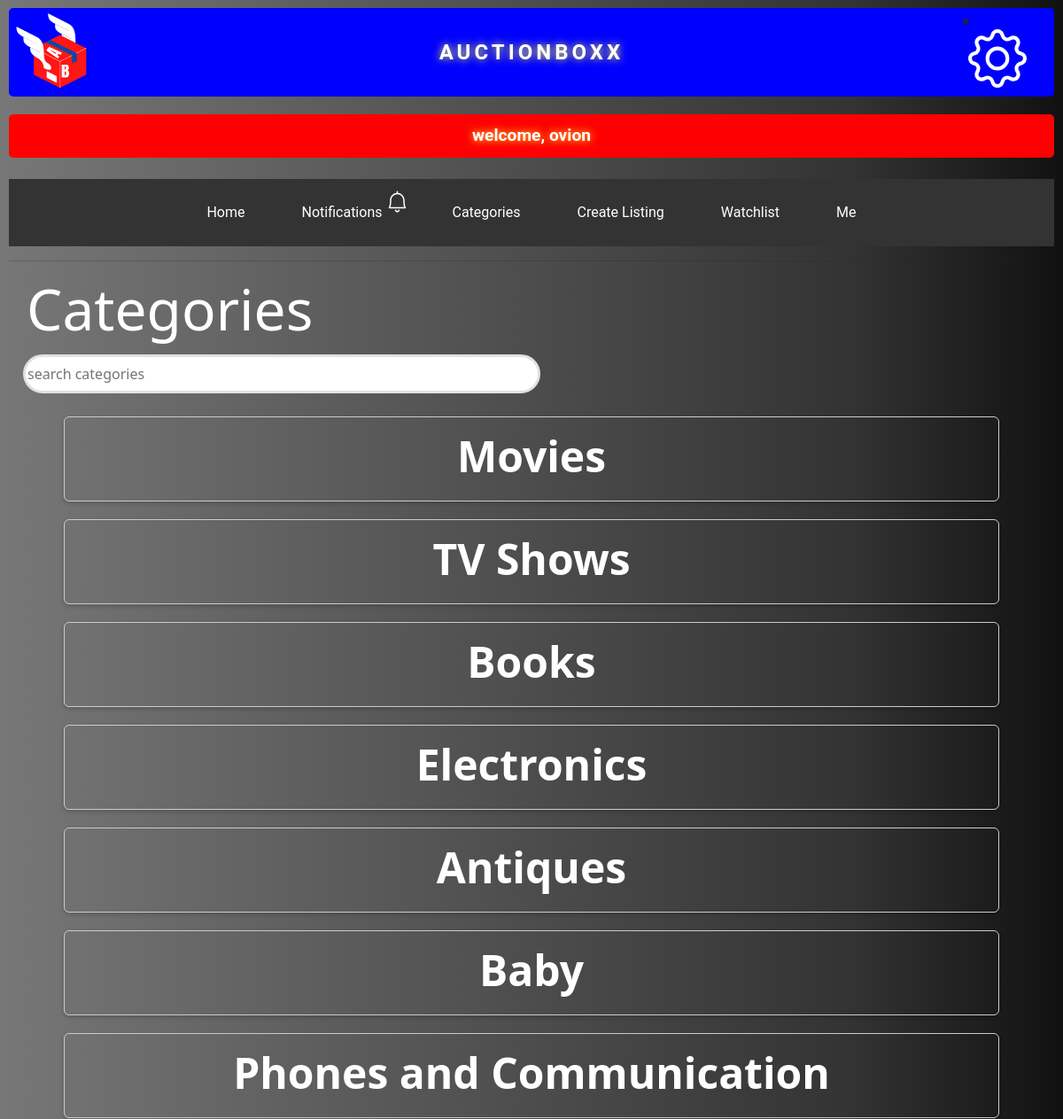
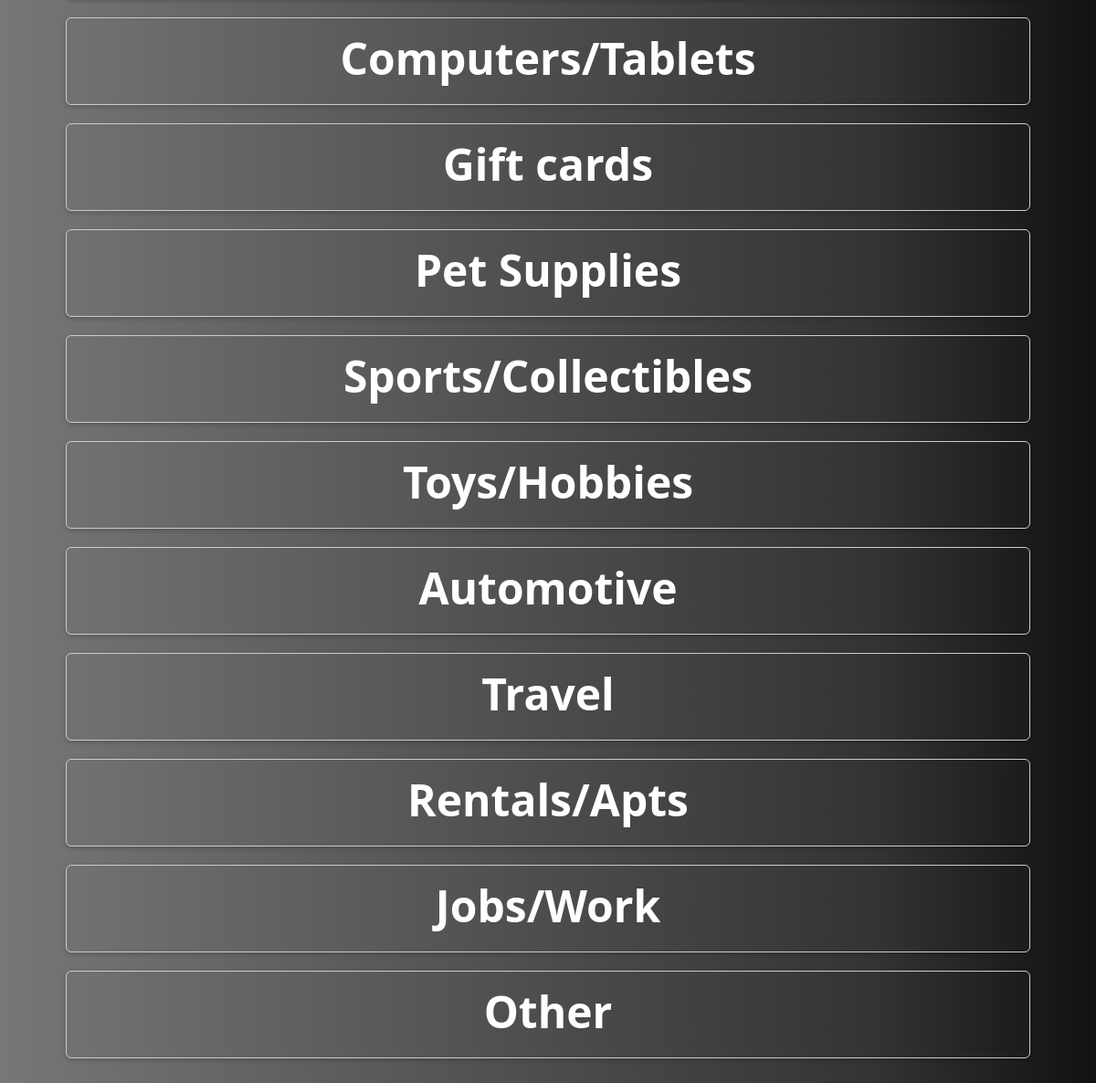
Page /categories (signed in) on the committed database (2 pictures, top to bottom).
### auctions/models.py (models this page shows, shortened)
class User(AbstractUser):
    pass

class Category(models.Model):
    categoryName = models.CharField(max_length=50)

### auctions/views.py (the view)
# urls.py: path("categories", views.categories, name='categories'),
def categories(request):
    categories = Category.objects.all()
    return render(request, 'auctions/categories.html', {'categories': categories})

### auctions/templates/auctions/categories.html (shortened to what this page needs)
{% extends "auctions/layout.html" %}
{% block body %}
{% if user.is_authenticated %}
<h2 class="" style="color: white; justify-content: left; margin-left: 20px; font-size: 4rem;">Categories</h2><br>
<form style="text-align: center; margin-top: 50px;" method="get" action="{% url 'categories_search'%}">
    <input type="text" name="q" class="searchbar" placeholder="search categories" style = "color: black;">
</form>
<div>
    {% for category in categories %}
    <div class="row mx-3" >
      <div class="card mx-3" style="width: 92%; height: 6rem; background-color: transparent;">
        <a href="{% url 'category_listings' category.id %}" style ="text-decoration: none; text-decoration-line: none;">
          <div class="category">
                <span class="category-name" style="color: white; font-size: 3rem; color: white; text-decoration: none; text-decoration-line: none;">
                  {{category.categoryName}}
                </span>
          </div>
        </a>
       </div>
      </div>
    {% endfor %}
</div>
{% else %}
<h2 class="text-center">Please log in to view active listings.</h2>
{% endif %}
{% endblock %}

### auctions/templates/auctions/layout.html (shortened to what this page needs)
{% load static %}
<!DOCTYPE html>
<html lang="en">
    <head>
        <link rel="stylesheet" href="https://stackpath.bootstrapcdn.com/bootstrap/4.3.1/css/bootstrap.min.css">
        <link rel="stylesheet" href="https://stackpath.bootstrapcdn.com/bootstrap/4.4.1/css/bootstrap.min.css">
        <link href="{% static 'auctions/styles.css' %}" rel="stylesheet">
        <link href="https://cdn.jsdelivr.net/npm/bootstrap@5.3.0-alpha1/dist/css/bootstrap.min.css" rel="stylesheet">
    </head>
  <body>
{% if user.is_authenticated %}
        <div class="body">
          <div class="logo">
            <a style="margin-left: -32px; margin-top: -15px; margin-bottom: -31px; background-color: transparent;" href="{%url 'index'%}"><img src="{% static 'auctions/logo.png' %}" alt="logo"></a>
            <li>
                <a class="nav-link" href="{% url 'settings' %}" style = "margin-right: 25px; margin-top: -6px;">
                </a>
            </li>
          </div>
          <h1>
              <div style="color: white; font-family: 'Roboto', sans-serif; font-size: 0.6em; font-weight: bold; text-align: center; padding: 20px; background-color: blue; border-radius: 5px; text-shadow: 0 0 10px #ff3; ">auctionboxx</div>
          </h1>
          <div style="color: white; font-family: 'Roboto', sans-serif; font-size: 1.2em; font-weight: bold; text-align: center; padding: 10px; background-color: red; border-radius: 5px; text-shadow: 0 0 10px #ff3; animation: marquee 5s linear infinite;"> welcome, {{ user.username }}</div>
          <br>
          <ul class="nav">
            <li class="nav-item">
                <a class="nav-link" href="{% url 'index' %}">Home</a>
            </li>
            <li class="nav-item">
                <a class="nav-link" href="{% url 'notifications' %}">Notifications</a>
            </li>
                  <li class="nav-item">
                      <a class="nav-link" href="{% url 'categories' %}">Categories</a>
                  </li>
                  <li class="nav-item">
                      <a class="nav-link" href="{% url 'create_listing' %}">Create Listing</a>
                  </li>
                  <li class="nav-item">
                      <a class="nav-link" href="{% url 'watchlist' %}">Watchlist</a>
                  </li>
                  <li class="nav-item">
                      <a class="nav-link" href="{% url 'me' %}">Me</a>
                  </li>
              {% endif %}
          </ul>
          <hr>
        </div>
        {% block body %}
        {% endblock %}
    </body>
</html>

### auctions/static/auctions/styles.css (style rules this page uses)
body { padding: 10px; }

### auctions/templates/auctions/layout.html (style rules this page uses)
body { background-color: blue; }
h1 { color: #1DB954; font-family: 'Roboto', sans-serif; font-size: 2.5rem; font-weight: bold; text-transform: uppercase; letter-spacing: 0.1em; margin: 0.5em 0; line-height: 1.5em; text-shadow: 1px 1px 1px #000; margin-top: -95px; }
.nav { list-style-type: none; margin: 0; padding: 0; overflow: hidden; background-color: #333; }
.nav-item { float: left; list-style-type: none; }
.nav-link { display: block; color: white; text-align: center; padding: 4px 6px; text-decoration: none; font-family: 'Roboto', sans-serif; font-size: 1.2rem; }
.nav { list-style-type: none; margin: 0; padding: 0; justify-content: center; background-color: #333; display: flex; flex-wrap: nowrap; list-style-type: none; }
.nav li a { display: block; color: white; text-align: center; padding: 26px 32px; text-decoration: none; justify-content: center; flex: 0 0 auto; font-size: 1rem; border-radius: 20px; list-style-type: none; }
.logo img { width: 160px; max-width: 100%; height: 140px; margin-top }
.logo { display: flex; justify-content: space-between; align-items: center; width: 100%; position: relative; top: 5; left: 0; }

### auctions/templates/auctions/categories.html (style rules this page uses)
body { background: linear-gradient(to left, #111111, #333333, #444444, #555555, #666666, #777777); }
.row { display: flex; flex-wrap: wrap; justify-content: center; text-decoration: none; text-decoration-line: none; }
.card { border: 1px solid #ccc; box-shadow: 0px 2px 5px rgba(0, 0, 0, 0.2); margin-bottom: 20px; width: 10rem; height: 3rem; text-decoration: none; text-decoration-line: none; }
h2 { color: white; }
.category { display: flex; justify-content: center; align-items: center; font-size: 1.2rem; font-weight: bold; padding: 10px; text-decoration: none; text-decoration-line: none; text-align: center; padding: 0.5rem; }
span { font-size: 1.2rem; font-weight: bold; text-decoration: none; text-decoration-line: none; }
.searchbar { display: flex; position: absolute; z-index: 3; height: 44px; background: white; border: 3px solid #dfe1e5; box-shadow: none; border-radius: 24px; margin: 0 auto; width: 584px; margin-top: -70px; margin-left: 16px; margin-bottom: 20px; }

### rows in the picture
User: username "ovion"
Category: categoryName "Movies"
Category: categoryName "TV Shows"
Category: categoryName "Books"
Category: categoryName "Electronics"
Category: categoryName "Antiques"
Category: categoryName "Baby"
Category: categoryName "Phones and Communication"
Category: categoryName "Computers/Tablets"
Category: categoryName "Gift cards"
Category: categoryName "Pet Supplies"
Category: categoryName "Sports/Collectibles"
Category: categoryName "Toys/Hobbies"
Category: categoryName "Automotive"
Category: categoryName "Travel"
Category: categoryName "Rentals/Apts"
Category: categoryName "Jobs/Work"
Category: categoryName "Other"
